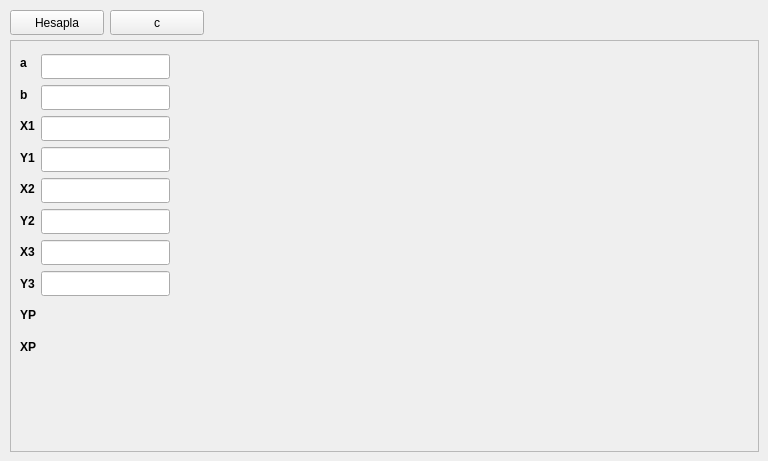
   <widget class="QWidget" name="tab_3">
    <attribute name="title">
     <string>Geriden Kestirme</string>
    </attribute>
    <widget class="QFrame" name="frame_geriden">
     <property name="geometry">
      <rect>
       <x>10</x>
       <y>40</y>
       <width>749</width>
       <height>412</height>
      </rect>
     </property>
     <property name="frameShape">
      <enum>QFrame::StyledPanel</enum>
     </property>
     <property name="frameShadow">
      <enum>QFrame::Raised</enum>
     </property>
     <widget class="QLabel" name="label_11">
      <property name="geometry">
       <rect>
        <x>200</x>
        <y>20</y>
        <width>471</width>
        <height>371</height>
       </rect>
      </property>
      <property name="text">
       <string/>
      </property>
      <property name="pixmap">
       <pixmap>geri.png</pixmap>
      </property>
      <property name="scaledContents">
       <bool>true</bool>
      </property>
     </widget>
     <widget class="QLabel" name="label_8">
      <property name="geometry">
       <rect>
        <x>10</x>
        <y>77</y>
        <width>18</width>
        <height>18</height>
       </rect>
      </property>
      <property name="font">
       <font>
        <weight>75</weight>
        <bold>true</bold>
       </font>
      </property>
      <property name="text">
       <string>X1</string>
      </property>
     </widget>
     <widget class="QLabel" name="label_9">
      <property name="geometry">
       <rect>
        <x>10</x>
        <y>14</y>
        <width>16</width>
        <height>18</height>
       </rect>
      </property>
      <property name="font">
       <font>
        <weight>75</weight>
        <bold>true</bold>
       </font>
      </property>
      <property name="text">
       <string>a</string>
      </property>
     </widget>
     <widget class="QLabel" name="label_10">
      <property name="geometry">
       <rect>
        <x>10</x>
        <y>109</y>
        <width>17</width>
        <height>18</height>
       </rect>
      </property>
      <property name="font">
       <font>
        <weight>75</weight>
        <bold>true</bold>
       </font>
      </property>
      <property name="text">
       <string>Y1</string>
      </property>
     </widget>
     <widget class="QLabel" name="label_12">
      <property name="geometry">
       <rect>
        <x>10</x>
        <y>46</y>
        <width>16</width>
        <height>18</height>
       </rect>
      </property>
      <property name="font">
       <font>
        <weight>75</weight>
        <bold>true</bold>
       </font>
      </property>
      <property name="text">
       <string>b</string>
      </property>
     </widget>
     <widget class="QLabel" name="label_13">
      <property name="geometry">
       <rect>
        <x>10</x>
        <y>140</y>
        <width>18</width>
        <height>18</height>
       </rect>
      </property>
      <property name="font">
       <font>
        <weight>75</weight>
        <bold>true</bold>
       </font>
      </property>
      <property name="text">
       <string>X2</string>
      </property>
     </widget>
     <widget class="QLabel" name="label_14">
      <property name="geometry">
       <rect>
        <x>10</x>
        <y>172</y>
        <width>17</width>
        <height>18</height>
       </rect>
      </property>
      <property name="font">
       <font>
        <weight>75</weight>
        <bold>true</bold>
       </font>
      </property>
      <property name="text">
       <string>Y2</string>
      </property>
     </widget>
     <widget class="QLabel" name="label_15">
      <property name="geometry">
       <rect>
        <x>10</x>
        <y>203</y>
        <width>18</width>
        <height>18</height>
       </rect>
      </property>
      <property name="font">
       <font>
        <weight>75</weight>
        <bold>true</bold>
       </font>
      </property>
      <property name="text">
       <string>X3</string>
      </property>
     </widget>
     <widget class="QLabel" name="label_16">
      <property name="geometry">
       <rect>
        <x>10</x>
        <y>235</y>
        <width>17</width>
        <height>18</height>
       </rect>
      </property>
      <property name="font">
       <font>
        <weight>75</weight>
        <bold>true</bold>
       </font>
      </property>
      <property name="text">
       <string>Y3</string>
      </property>
     </widget>
     <widget class="QLabel" name="label_17">
      <property name="geometry">
       <rect>
        <x>10</x>
        <y>266</y>
        <width>18</width>
        <height>18</height>
       </rect>
      </property>
      <property name="font">
       <font>
        <weight>75</weight>
        <bold>true</bold>
       </font>
      </property>
      <property name="text">
       <string>YP</string>
      </property>
     </widget>
     <widget class="QLabel" name="label_18">
      <property name="geometry">
       <rect>
        <x>10</x>
        <y>298</y>
        <width>19</width>
        <height>18</height>
       </rect>
      </property>
      <property name="font">
       <font>
        <weight>75</weight>
        <bold>true</bold>
       </font>
      </property>
      <property name="text">
       <string>XP</string>
      </property>
     </widget>
     <widget class="QLineEdit" name="a">
      <property name="geometry">
       <rect>
        <x>31</x>
        <y>14</y>
        <width>129</width>
        <height>25</height>
       </rect>
      </property>
      <property name="font">
       <font>
        <family>Sans Serif</family>
        <pointsize>11</pointsize>
        <underline>true</underline>
       </font>
      </property>
     </widget>
     <widget class="QLineEdit" name="y1">
      <property name="geometry">
       <rect>
        <x>31</x>
        <y>107</y>
        <width>129</width>
        <height>25</height>
       </rect>
      </property>
      <property name="font">
       <font>
        <family>Sans Serif</family>
        <pointsize>11</pointsize>
        <underline>true</underline>
       </font>
      </property>
     </widget>
     <widget class="QLineEdit" name="b">
      <property name="geometry">
       <rect>
        <x>31</x>
        <y>45</y>
        <width>129</width>
        <height>25</height>
       </rect>
      </property>
      <property name="font">
       <font>
        <family>Sans Serif</family>
        <pointsize>11</pointsize>
        <underline>true</underline>
       </font>
      </property>
     </widget>
     <widget class="QLineEdit" name="x1">
      <property name="geometry">
       <rect>
        <x>31</x>
        <y>76</y>
        <width>129</width>
        <height>25</height>
       </rect>
      </property>
      <property name="font">
       <font>
        <family>Sans Serif</family>
        <pointsize>11</pointsize>
        <underline>true</underline>
       </font>
      </property>
     </widget>
     <widget class="QLineEdit" name="x2">
      <property name="geometry">
       <rect>
        <x>31</x>
        <y>138</y>
        <width>129</width>
        <height>25</height>
       </rect>
      </property>
      <property name="font">
       <font>
        <family>Sans Serif</family>
        <pointsize>11</pointsize>
        <underline>true</underline>
       </font>
      </property>
     </widget>
     <widget class="QLineEdit" name="y2">
      <property name="geometry">
       <rect>
        <x>31</x>
        <y>169</y>
        <width>129</width>
        <height>25</height>
       </rect>
      </property>
      <property name="font">
       <font>
        <family>Sans Serif</family>
        <pointsize>11</pointsize>
        <underline>true</underline>
       </font>
      </property>
     </widget>
     <widget class="QLineEdit" name="x3">
      <property name="geometry">
       <rect>
        <x>31</x>
        <y>200</y>
        <width>129</width>
        <height>25</height>
       </rect>
      </property>
      <property name="font">
       <font>
        <family>Sans Serif</family>
        <pointsize>11</pointsize>
        <underline>true</underline>
       </font>
      </property>
     </widget>
     <widget class="QLineEdit" name="y3">
      <property name="geometry">
       <rect>
        <x>31</x>
        <y>231</y>
        <width>129</width>
        <height>25</height>
       </rect>
      </property>
      <property name="font">
       <font>
        <family>Sans Serif</family>
        <pointsize>11</pointsize>
        <underline>true</underline>
       </font>
      </property>
     </widget>
     <widget class="QLabel" name="yp">
      <property name="geometry">
       <rect>
        <x>31</x>
        <y>262</y>
        <width>121</width>
        <height>17</height>
       </rect>
      </property>
      <property name="font">
       <font>
        <weight>75</weight>
        <bold>true</bold>
       </font>
      </property>
      <property name="text">
       <string/>
      </property>
     </widget>
     <widget class="QLabel" name="xp">
      <property name="geometry">
       <rect>
        <x>31</x>
        <y>296</y>
        <width>121</width>
        <height>17</height>
       </rect>
      </property>
      <property name="font">
       <font>
        <weight>75</weight>
        <bold>true</bold>
       </font>
      </property>
      <property name="text">
       <string/>
      </property>
      <property name="textInteractionFlags">
       <set>Qt::LinksAccessibleByMouse|Qt::TextEditable</set>
      </property>
     </widget>
     <zorder>label_12</zorder>
     <zorder>label_13</zorder>
     <zorder>label_14</zorder>
     <zorder>label_15</zorder>
     <zorder>label_16</zorder>
     <zorder>label_17</zorder>
     <zorder>label_18</zorder>
     <zorder>label_8</zorder>
     <zorder>label_9</zorder>
     <zorder>label_10</zorder>
     <zorder>a</zorder>
     <zorder>y1</zorder>
     <zorder>b</zorder>
     <zorder>x1</zorder>
     <zorder>x2</zorder>
     <zorder>y2</zorder>
     <zorder>x3</zorder>
     <zorder>y3</zorder>
     <zorder>yp</zorder>
     <zorder>xp</zorder>
     <zorder>label_11</zorder>
    </widget>
    <widget class="QPushButton" name="c">
     <property name="geometry">
      <rect>
       <x>110</x>
       <y>10</y>
       <width>94</width>
       <height>25</height>
      </rect>
     </property>
     <property name="text">
      <string>c</string>
     </property>
    </widget>
    <widget class="QPushButton" name="hesapla">
     <property name="geometry">
      <rect>
       <x>10</x>
       <y>10</y>
       <width>94</width>
       <height>25</height>
      </rect>
     </property>
     <property name="text">
      <string>Hesapla</string>
     </property>
    </widget>
   </widget>
